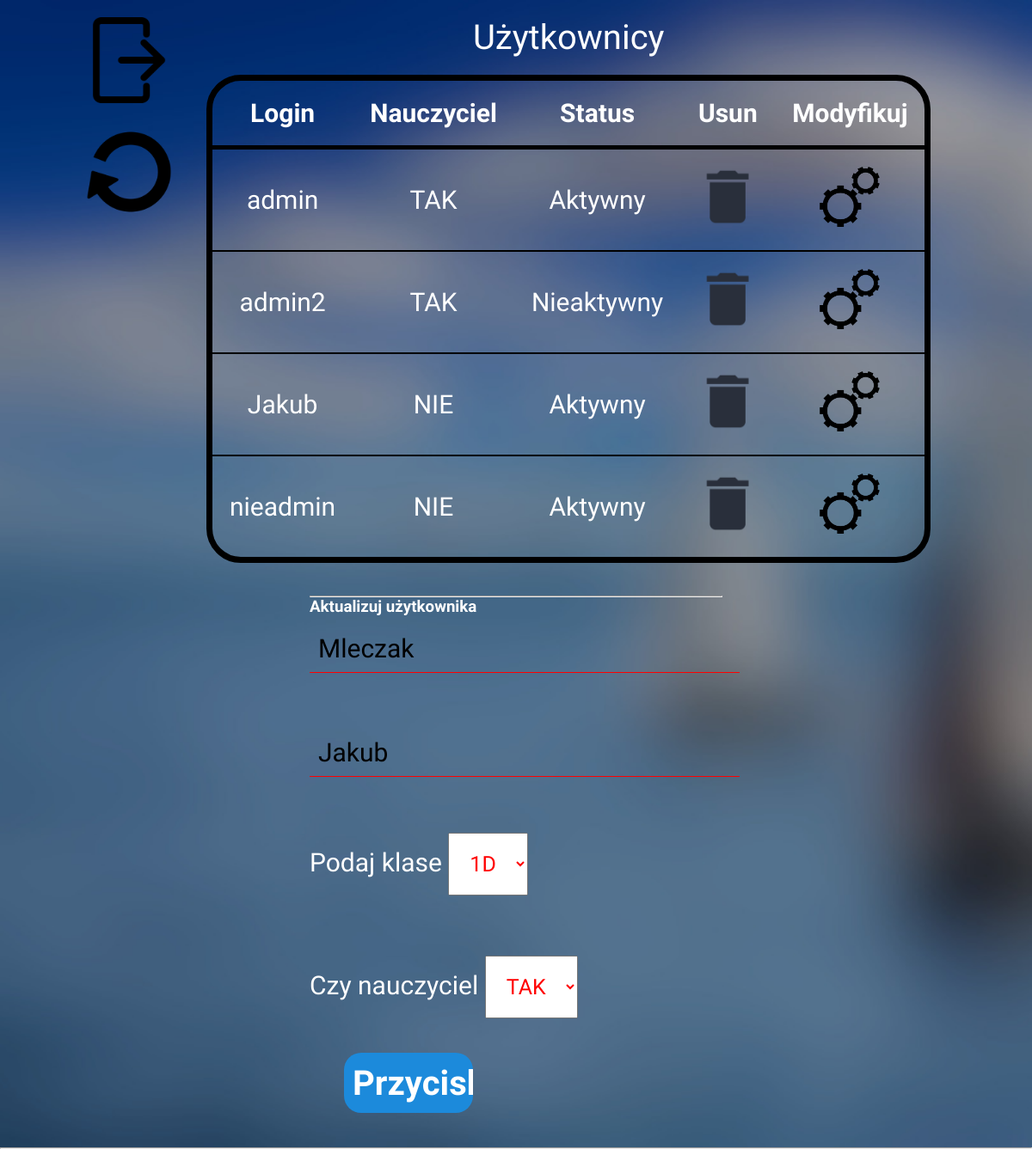
The page /Projekt/edycja.php?update_id=Jakub on the database its author committed.
### tables this page shows
CREATE TABLE `uzytkownicy` (
  `login` varchar(30) NOT NULL,
  `haslo` text NOT NULL,
  `imie` varchar(20) NOT NULL,
  `nazwisko` varchar(20) NOT NULL,
  `nauczyciel` tinyint(1) NOT NULL,
  `id_klasa` int(10) DEFAULT NULL,
  `ID_statusu` int(10) NOT NULL
);

CREATE TABLE `statusy` (
  `ID_statusu` int(10) NOT NULL,
  `status` varchar(30) NOT NULL
);

### Projekt/edycja.php (the view, shortened to what this page needs)
<?php
  require_once("skrypty/conn.php");
  $sql= "SELECT `login`, `haslo`, `imie`, `nazwisko`, `nauczyciel`, `id_klasa`, `status` FROM `uzytkownicy` LEFT Join statusy ON statusy.ID_statusu=uzytkownicy.ID_statusu";
$wynik = mysqli_query($conn,$sql);
?>
<!DOCTYPE html>
<html lang="en">
<head>
    <link rel="stylesheet" href="style2.css">
</head>
<body id="bdod2">
  <section id="dod" class="big" >
    <div id="wyloguj" class="icon">
      <a href="index.php"><img src="img/log.png" alt="wyloguj"></a>
    </div>
    <div id="back" class="icon">
      <a href="uzytkownik.php"><img src="img/cofnij.png" alt="back"></a>
    </div>
<?php
echo<<<TAB
      <main id="usertab">
      <p class="maly">Użytkownicy</p>
      <table>
      <tr>
        <th>Login</th>
        <th>Nauczyciel</th>
        <th>Status</th>
        <th>Usun</th>
        <th>Modyfikuj</th>
      </tr>
TAB;
  while($row=mysqli_fetch_assoc($wynik))
  {
if($row['nauczyciel']==1)
{
  $nauczyciel="TAK";
}
else $nauczyciel="NIE";
  echo<<<DANE
            <tr>
            <td>$row[login]</td>
            <td>$nauczyciel</td>
            <td>$row[status]</td>
            <td><a href="./skrypty/delete.php?id=$row[login]"><img src="img/kosz.png"></a></td>
          <td><a href="./edycja.php?update_id=$row[login]"><img src="img/zab.png"></a></td>
        </tr>
DANE;
  }
echo<<<ZAMEK
</table>
</main>
ZAMEK;
if(isset($_GET['update_id']))
{
  $id = $_GET['update_id'];
  $sql = "SELECT * FROM `uzytkownicy` WHERE `login`='$id'";
  $result = mysqli_query($conn,$sql);
  $user = mysqli_fetch_assoc($result);
  $name = $user['imie'];
  $surname = $user['nazwisko'];
  echo <<<FORMUPDATE
  <br>
  <br>
  <main id="user">
  <hr><h3>Aktualizuj użytkownika</h3>
  <form action="./skrypty/update.php" method="post">
    <input type="text" name="imie" value="$name"><br><br>
    <input type="text" name="surname" value="$surname"><br><br>
    <input type="hidden" name="id" value="$id">
  Podaj klase
    <select name="klasa">
FORMUPDATE;
$sql3 = "SELECT * FROM klasy";
$result2 = mysqli_query($conn,$sql3);
while ($opt = mysqli_fetch_assoc($result2)) {
echo "<option value=",$opt['id_klasy'],">",$opt['symbol_klasy'],"</option>";
}
echo<<<OPTION2
</select>
<br> <br> <br>Czy nauczyciel
<select name="nauczyciel">
OPTION2;
echo "<option value=1>TAK</option>";
echo<<<OPTION
</select>
<br>
  <input type="submit" name="przycisk" value="Przycisk" >
</form>
</main>
<hr>
OPTION;
}
 ?>
  </section>
</body>
</html>

### Projekt/style2.css (style rules this page uses)
* { padding: 0; margin: 0; font-family: 'Poiret One', cursive; }
section { background-image: url(img/lud.jpg); background-size: cover; background-position:-320px; height: 100%; width: 50vw; position: fixed; }
.icon { position: absolute; top:20px; width: 90px; height:90px; z-index: 1; position: fixed; }
#wyloguj { left: 100px; }
.icon img { width:100px; height:100px; }
#back { left: 100px; top: 150px; }
main { position: absolute; right: 0px; display: flex; flex-wrap: wrap; flex-direction: column; }
#dod { background-image: url("img/ludblurBIG.jpg"); background-attachment: fixed; min-width: 100vw; height: auto; background-position: 0px; position: static; }
#user { width: 40vw; color: white; margin: auto; position:relative; }
#user form { font-size: 30px; margin-top: 10px; width: 100%; }
#user select { padding: 20px; color: red; font-size: 25px; }
#user ::placeholder { color: lightgray; opacity: 1; }
section input { border: none; border-bottom: 1px solid red; background: transparent; outline: none; color: black; font-size: 30px; padding: 10px; margin-bottom: 30px; width: 100%; }
section input[type="submit"] { border: none; outline: none; height: 70px; background: #1c8adb; color: #fff; font-size: 40px; width: 150px; border-radius: 20px; margin: 40px; font-weight: bold; }
#usertab table { border: 7px solid black; font-size: 30px; width: 100%; border-radius: 40px; text-align: center; border-spacing: 0; }
#usertab table th { border-bottom: 5px solid black; padding: 20px; }
#usertab table td { border-bottom: 2px solid black; padding: 20px; }
table tr:last-child td { border:0 !important; }
#usertab { width: 60vw; color: white; margin: auto; position:relative; }
#dod { min-height: 100vh; }
#usertab p { font-size: 40px; padding-top: 20px; padding-bottom: 20px; color: white; margin: auto; display: block; }
td img { width: 70px; height: 70px; }

### rows shown on the page
uzytkownicy: login "admin", nauczyciel "TAK", ID_statusu.status "Aktywny"
uzytkownicy: login "admin2", nauczyciel "TAK", ID_statusu.status "Nieaktywny"
uzytkownicy: login "Jakub", nauczyciel "NIE", ID_statusu.status "Aktywny", imie "Mleczak", surname "Jakub"
uzytkownicy: login "nieadmin", nauczyciel "NIE", ID_statusu.status "Aktywny"

### other values the page prints
form field klasa "1D"
